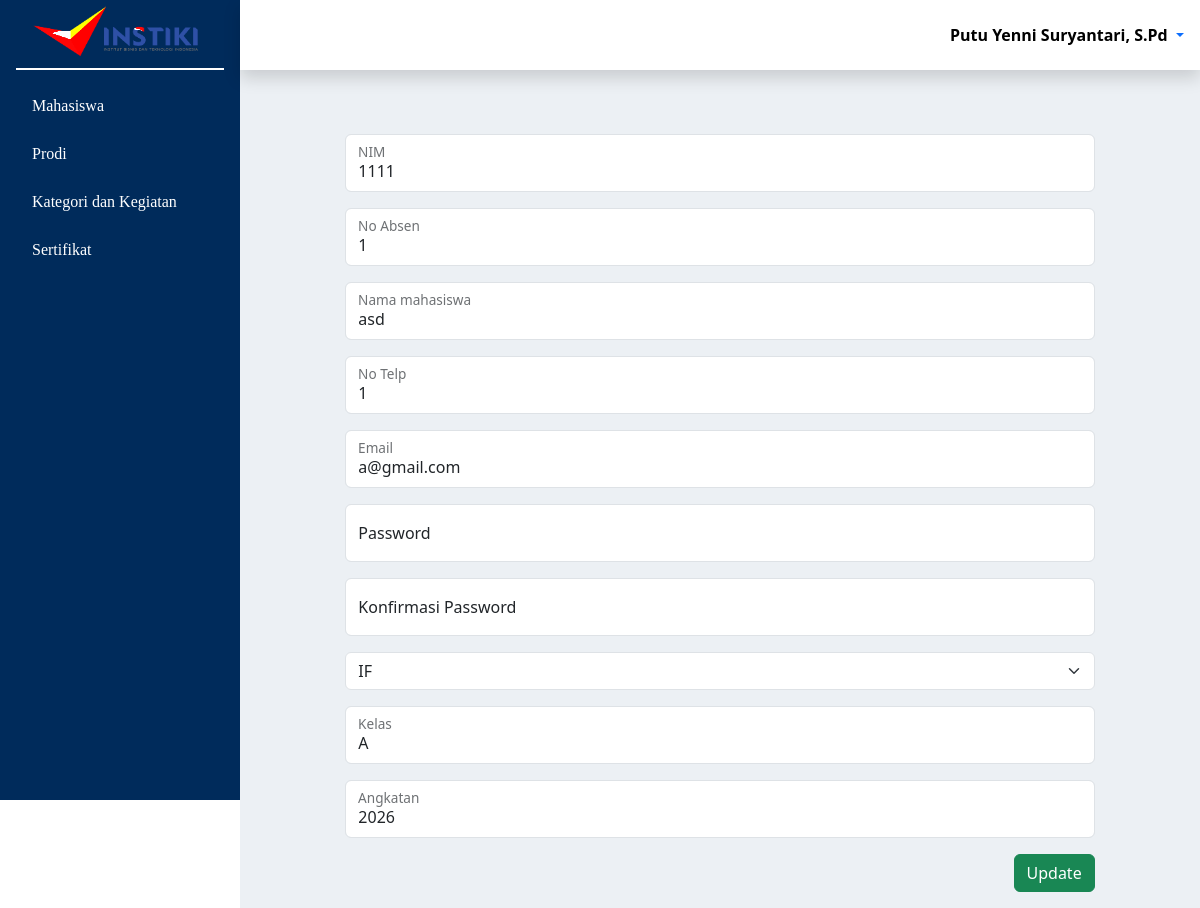
The app's page /tampilan/halaman_utama.php?page=ubah_mahasiswa&NIM=1111 (signed in) with its own data.
### tables this page shows
CREATE TABLE `mahasiswa` (
  `NIM` int NOT NULL,
  `No_Absen` int NOT NULL,
  `Nama_mahasiswa` varchar(50) NOT NULL,
  `No_Telp` varchar(15) NOT NULL,
  `Email` varchar(30) NOT NULL,
  `Id_Prodi` char(2) NOT NULL,
  `Kelas` char(10) NOT NULL,
  `Angkatan` int NOT NULL
);

CREATE TABLE `prodi` (
  `Id_Prodi` char(2) NOT NULL,
  `Prodi` varchar(25) NOT NULL
);

### ubah/ubah_mahasiswa.php (the view, shortened to what this page needs)
<?php
require_once "../auth.php";
$NIM = mysqli_real_escape_string($koneksi, $_GET['NIM']);
$data_update = mysqli_fetch_assoc(mysqli_query($koneksi, "SELECT * FROM mahasiswa WHERE NIM='$NIM'"));
        ?>
<form method="post">
    <div class="container">
        <div class="row">
            <div class="col"></div>
            <div class="col-10 mt-5 ml-3" style="margin: 0 auto 0 auto;">
                <div class="form-floating mb-3">
                    <input type="number" class="form-control" id="floatingInput" placeholder="nane@example.com"
                        name="NIM" value="<?= $data_update['NIM'] ?>" readonly>
                    <label for="floatingInput">NIM</label>
                </div>
                <div class="form-floating mb-3">
                    <input type="number" class="form-control" id="floatingInput" placeholder="name@example.com"
                        name="no_absen" autocomplete="off" value="<?= $data_update['No_Absen'] ?>" required>
                    <label for="floatingInput">No Absen</label>
                </div>
                <div class="form-floating mb-3">
                    <input type="text" class="form-control" id="floatingInput" placeholder="name@example.com"
                        autocomplete="off" name="nama_mahasiswa" value="<?= $data_update['Nama_mahasiswa'] ?>" required>
                    <label for="floatingInput">Nama mahasiswa</label>
                </div>
                <div class="form-floating mb-3">
                    <input type="text" class="form-control" id="floatingInput" placeholder="name@example.com"
                        autocomplete="off" name="no_telp" value="<?= $data_update['No_Telp'] ?>" required>
                    <label for="floatingInput">No Telp</label>
                </div>
                <div class="form-floating mb-3">
                    <input type="email" class="form-control" id="floatingInput" placeholder="name@example.com"
                        autocomplete="off" name="email" value="<?= $data_update['Email'] ?>" required>
                    <label for="floatingInput">Email</label>
                </div>
                <div class="form-floating mb-3">
                    <input type="text" autocomplete="off" class="form-control" name="password" id="floatingInput"
                        placeholder="name@example.com">
                    <label for="floatingInput">Password</label>
                </div>
                <div class="form-floating mb-3">
                    <input type="text" autocomplete="off" class="form-control" name="konfirmasi_pass" id="floatingInput"
                        placeholder="name@example.com">
                    <label for="floatingInput">Konfirmasi Password</label>
                </div>
                <select name="Prodi" class="form-select form-select-md mb-3" aria-label="Large select example">
                    <?php
                    $list = mysqli_query($koneksi, "SELECT * FROM Prodi");
                    while ($data = mysqli_fetch_assoc($list)) {
                        ?>
                        <option value="<?php echo $data['Id_Prodi']; ?>"
                            <?= ($data['Id_Prodi'] == $data_update['Id_Prodi']) ? 'selected' : '' ?>>
                            <?= $data['Prodi'] ?>
                        </option>
                        <?php
                    }
                    ?>
                </select>
                <div class="form-floating mb-3">
                    <input type="text" class="form-control" id="floatingInput" placeholder="name@example.com"
                        autocomplete="off" name="kelas" value="<?= $data_update['Kelas'] ?>" required>
                    <label for="floatingInput">Kelas</label>
                </div>
                <div class="form-floating mb-3">
                    <input type="number" class="form-control" id="floatingInput" placeholder="name@example.com"
                        autocomplete="off" name="angkatan" value="<?= $data_update['Angkatan'] ?>" required>
                    <label for="floatingInput">Angkatan</label>
                </div>
                <input type="submit" name="tombol_update" class="btn btn-success float-end" id="" value="Update">
            </div>
            <div class="col"></div>
        </div>
    </div>
</form>

### css/mahasiswa.css (style rules this page uses)
@media (min-width: 1000px) { .container, .container-sm { max-width: 1000px !important; } }

### records on screen
mahasiswa: NIM "1111", no_absen "1", nama_mahasiswa "asd", no_telp "1", email "a@gmail.com", Prodi "IF", kelas "A", angkatan "2026"

### other values on screen
$_COOKIE['nama_lengkap'] "Putu Yenni Suryantari, S.Pd"
